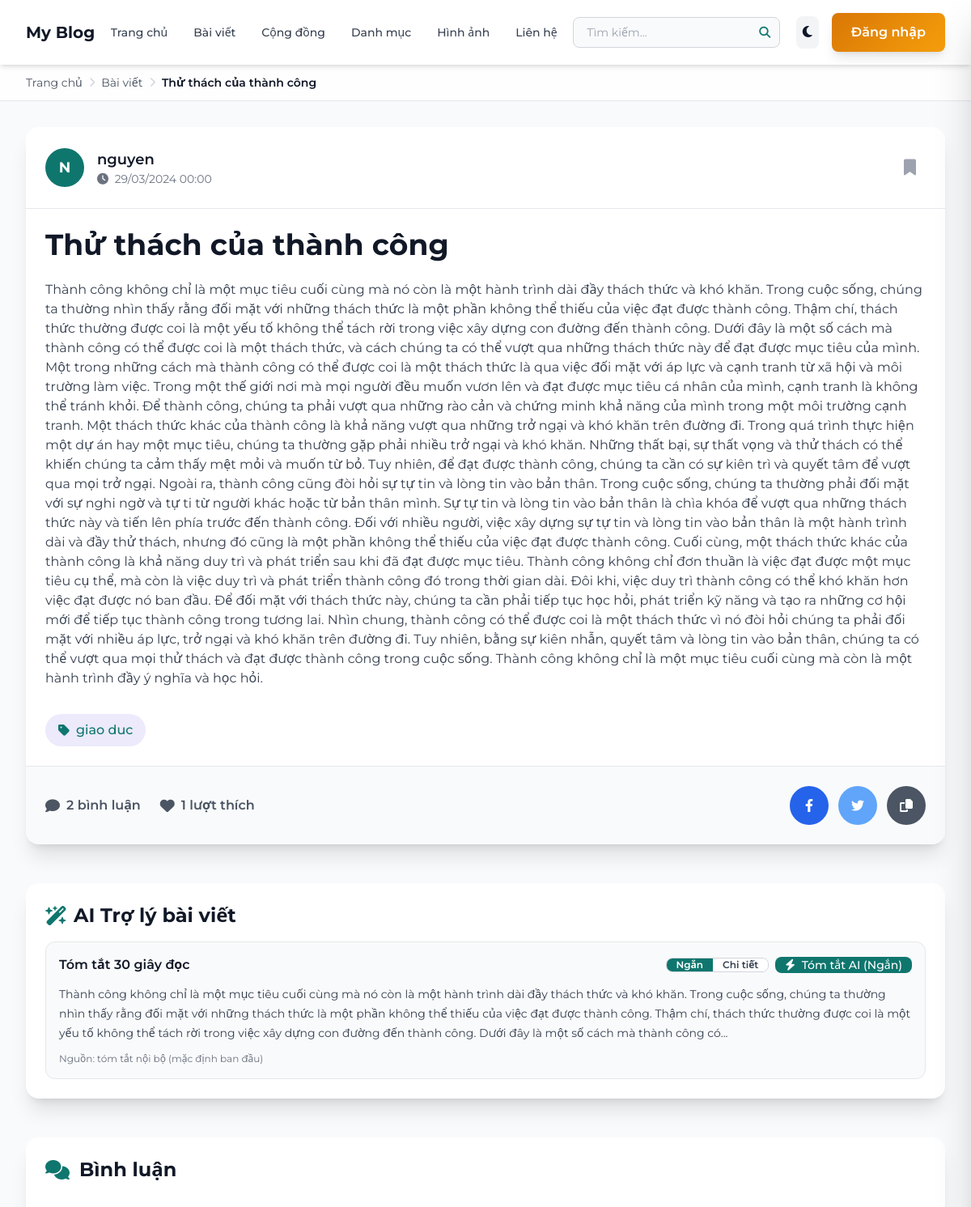
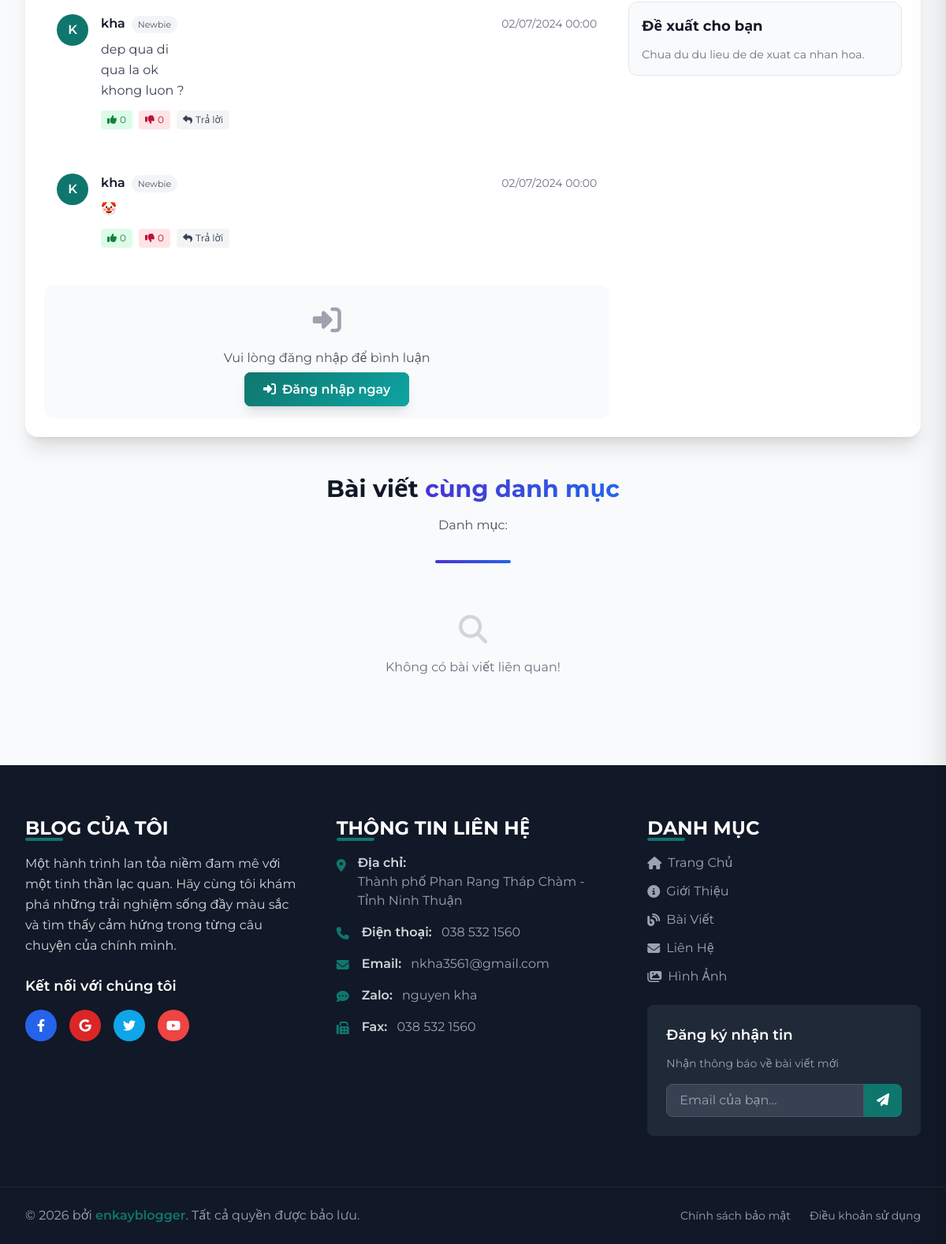
The page /project/post/post-16 on the database its author committed (2 pictures, top to bottom).
### tables this page shows
CREATE TABLE `posts` (
  `id` int(100) NOT NULL,
  `admin_id` int(100) NOT NULL,
  `name` varchar(100) NOT NULL,
  `title` varchar(100) NOT NULL,
  `slug` varchar(255) DEFAULT NULL,
  `content` varchar(10000) NOT NULL,
  `category` varchar(50) NOT NULL,
  `image` varchar(100) NOT NULL,
  `date` date NOT NULL,
  `status` varchar(10) NOT NULL,
  `tag_id` int(11) DEFAULT NULL
);

CREATE TABLE `comments` (
  `id` int(100) NOT NULL,
  `post_id` int(100) NOT NULL,
  `admin_id` int(100) NOT NULL,
  `user_id` int(100) NOT NULL,
  `user_name` varchar(50) NOT NULL,
  `comment` varchar(1000) NOT NULL,
  `date` date NOT NULL
);

### project/static/view_post.php (the view, shortened to what the rows shown need)
<?php
include_once '../components/feature_engine.php';
include '../components/save_post.php';
$slug_param = isset($_GET['slug']) ? trim($_GET['slug']) : '';
$get_id = 0;
$current_post = null;
if ($slug_param !== '') {
    try {
        $select_by_slug = $conn->prepare("SELECT id, title, content, slug FROM `posts` WHERE status = ? AND slug = ? LIMIT 1");
        $select_by_slug->execute(['active', $slug_param]);
        $current_post = $select_by_slug->fetch(PDO::FETCH_ASSOC);
        if ($current_post) {
            $get_id = (int)$current_post['id'];
        }
    } catch (Exception $e) {
    }
}
$aiSummary = blog_generate_quick_summary($current_post['content']);
if (!function_exists('render_comment_branch')) {
    function render_comment_branch($nodesByParent, $parentId, $user_id, $get_id, $depth = 0)
    {
        foreach ($nodesByParent[$parentId] as $fetch_comments) {
            $commentId = (int)$fetch_comments['id'];
            $isOwner = (string)$fetch_comments['user_id'] === (string)$user_id;
            $badge = blog_user_badge($fetch_comments['interaction_score'] ?? 0);
            $mlClass = $depth > 0 ? 'ml-5 md:ml-8 border-l-2 border-main/30 pl-4 comment-reply-item' : '';
            echo '<div data-comment-id="' . $commentId . '" class="' . $mlClass . ' flex space-x-4 p-4 rounded-xl transition-all duration-300 hover:bg-gray-50 dark:hover:bg-gray-700/50 ' . ($isOwner ? 'bg-main/5 border border-main/20' : '') . '">';
            echo '<div class="w-10 h-10 bg-main rounded-full flex items-center justify-center text-white font-semibold flex-shrink-0">' . htmlspecialchars(strtoupper(substr((string)$fetch_comments['user_name'], 0, 1)), ENT_QUOTES, 'UTF-8') . '</div>';
            echo '<div class="flex-1">';
            echo '<div class="flex items-center justify-between mb-2">';
            echo '<div><span class="font-semibold text-gray-900 dark:text-white">' . htmlspecialchars((string)$fetch_comments['user_name'], ENT_QUOTES, 'UTF-8') . '</span>';
            echo '<span class="ml-2 px-2 py-1 text-[11px] rounded-full ' . htmlspecialchars($badge['class'], ENT_QUOTES, 'UTF-8') . '">' . htmlspecialchars($badge['label'], ENT_QUOTES, 'UTF-8') . '</span>';
            echo '</div>';
            echo '<div class="flex items-center space-x-2"><span class="text-sm text-gray-500 dark:text-gray-400">' . htmlspecialchars(date('d/m/Y H:i', strtotime((string)$fetch_comments['date'])), ENT_QUOTES, 'UTF-8') . '</span>';
            echo '</div></div>';
            echo '<div class="text-gray-700 dark:text-gray-300 leading-relaxed">' . nl2br(htmlspecialchars((string)$fetch_comments['comment'], ENT_QUOTES, 'UTF-8')) . '</div>';
            echo '<div class="mt-3 flex items-center gap-2 flex-wrap" data-comment-actions>';
            echo '<button type="button" data-comment-vote data-vote-type="up" data-comment-id="' . $commentId . '" class="px-2 py-1 rounded bg-green-100 text-green-700 text-xs hover:bg-green-200"><i class="fas fa-thumbs-up mr-1"></i><span id="comment-like-count-' . $commentId . '">' . (int)$fetch_comments['up_count'] . '</span></button>';
            echo '<button type="button" data-comment-vote data-vote-type="down" data-comment-id="' . $commentId . '" class="px-2 py-1 rounded bg-rose-100 text-rose-700 text-xs hover:bg-rose-200"><i class="fas fa-thumbs-down mr-1"></i><span id="comment-dislike-count-' . $commentId . '">' . (int)$fetch_comments['down_count'] . '</span></button>';
            if ($user_id !== '') {
                echo '<button type="button" class="px-2 py-1 rounded bg-gray-100 text-gray-700 text-xs hover:bg-gray-200" onclick="replyToComment(' . $commentId . ')"><i class="fas fa-reply mr-1"></i>Trả lời</button>';
            } else {
                echo '<a href="login.php" class="px-2 py-1 rounded bg-gray-100 text-gray-700 text-xs hover:bg-gray-200 inline-flex items-center"><i class="fas fa-reply mr-1"></i>Trả lời</a>';
            }
            echo '</div></div></div>';
        }
    }
}
?>
<?php include '../components/layout_header.php'; ?>
<main class="min-h-screen bg-gray-50 dark:bg-gray-900">
    <div class="container-custom py-8">
        <article class="bg-white dark:bg-gray-800 rounded-2xl shadow-xl overflow-hidden mb-12">
            <?php
            $select_posts = $conn->prepare("SELECT * FROM `posts` WHERE status = ? AND id = ?");
            $select_posts->execute(['active', $get_id]);
            if ($select_posts->rowCount() > 0) {
                while ($fetch_posts = $select_posts->fetch(PDO::FETCH_ASSOC)) {
                    $post_id = $fetch_posts['id'];
                    $count_post_comments = $conn->prepare("SELECT * FROM `comments` WHERE post_id = ?");
                    $count_post_comments->execute([$post_id]);
                    $total_post_comments = $count_post_comments->rowCount();
                    $count_post_likes = $conn->prepare("SELECT * FROM `likes` WHERE post_id = ?");
                    $count_post_likes->execute([$post_id]);
                    $total_post_likes = $count_post_likes->rowCount();
                    $confirm_likes = $conn->prepare("SELECT * FROM `likes` WHERE user_id = ? AND post_id = ?");
                    $confirm_likes->execute([$user_id, $post_id]);
                    $confirm_save = $conn->prepare("SELECT * FROM `favorite_posts` WHERE user_id = ? AND post_id = ?");
                    $confirm_save->execute([$user_id, $post_id]);
            ?>
                    <form method="post" action="">
                        <div class="p-6 border-b border-gray-200 dark:border-gray-600">
                            <div class="flex items-center justify-between">
                                <div class="flex items-center space-x-4">
                                    <div class="w-12 h-12 bg-main rounded-full flex items-center justify-center text-white font-bold text-lg">
                                        <?= strtoupper(substr($fetch_posts['name'], 0, 1)) ?>
                                    </div>
                                    <div>
                                        <a href="author_posts.php?author=<?= $fetch_posts['name']; ?>"
                                            class="text-lg font-semibold text-gray-900 dark:text-white hover:text-main transition-colors">
                                            <?= $fetch_posts['name']; ?>
                                        </a>
                                        <div class="text-gray-500 dark:text-gray-400 text-sm">
                                            <i class="fas fa-clock mr-1"></i>
                                            <?= date('d/m/Y H:i', strtotime($fetch_posts['date'])); ?>
                                        </div>
                                    </div>
                                </div>
                                <button type="submit" name="save_post"
                                    class="p-3 rounded-full hover:bg-gray-100 dark:hover:bg-gray-700 transition-colors group">
                                    <i class="fas fa-bookmark text-xl <?= $confirm_save->rowCount() > 0 ? 'text-yellow-500' : 'text-gray-400 group-hover:text-yellow-500' ?> transition-colors"></i>
                                </button>
                            </div>
                        </div>
                        <div class="p-6">
                            <h1 class="text-3xl md:text-4xl font-bold text-gray-900 dark:text-white mb-6">
                                <?= $fetch_posts['title']; ?>
                            </h1>
                            <div class="prose prose-lg max-w-none text-gray-700 dark:text-gray-300 mb-8">
                                <?= html_entity_decode((string)$fetch_posts['content'], ENT_QUOTES | ENT_HTML5, 'UTF-8'); ?>
                            </div>
                            <a href="category.php?category=<?= $fetch_posts['category']; ?>"
                                class="inline-flex items-center space-x-2 bg-main/10 text-main px-4 py-2 rounded-full font-medium hover:bg-main/20 transition-colors">
                                <i class="fas fa-tag"></i>
                                <span><?= $fetch_posts['category']; ?></span>
                            </a>
                        </div>
                        <div class="p-6 border-t border-gray-200 dark:border-gray-600 bg-gray-50 dark:bg-gray-700/50">
                            <div class="flex items-center justify-between">
                                <div class="flex items-center space-x-6">
                                    <div class="flex items-center space-x-2 text-gray-600 dark:text-gray-400">
                                        <i class="fas fa-comment text-lg"></i>
                                        <span class="font-semibold"><?= $total_post_comments; ?> bình luận</span>
                                    </div>
                                    <button type="submit" name="like_post"
                                        class="flex items-center space-x-2 hover:text-red-500 transition-colors <?= $confirm_likes->rowCount() > 0 ? 'text-red-500' : 'text-gray-600 dark:text-gray-400' ?>">
                                        <i class="fas fa-heart text-lg"></i>
                                        <span class="font-semibold"><?= $total_post_likes; ?> lượt thích</span>
                                    </button>
                                </div>
                                <div class="flex items-center space-x-3">
                                    <button type="button" onclick="sharePost('facebook')"
                                        class="social-icon bg-blue-600 hover:bg-blue-700">
                                        <i class="fab fa-facebook-f"></i>
                                    </button>
                                    <button type="button" onclick="sharePost('twitter')"
                                        class="social-icon bg-blue-400 hover:bg-blue-500">
                                        <i class="fab fa-twitter"></i>
                                    </button>
                                    <button type="button" onclick="sharePost('copy')"
                                        class="social-icon bg-gray-600 hover:bg-gray-700">
                                        <i class="fas fa-copy"></i>
                                    </button>
                                </div>
                            </div>
                        </div>
                    </form>
            <?php
                }
            } else {
                echo '<div class="text-center py-16">';
                echo '<i class="fas fa-exclamation-triangle text-6xl text-gray-300 dark:text-gray-600 mb-4"></i>';
                echo '<p class="text-xl text-gray-500 dark:text-gray-400">Bài viết không tồn tại!</p>';
                echo '</div>';
            }
            ?>
        </article>
        <section class="bg-white dark:bg-gray-800 rounded-2xl shadow-xl p-6 mb-12">
            <h2 class="text-2xl font-bold text-gray-900 dark:text-white mb-4 flex items-center gap-2">
                <i class="fas fa-wand-magic-sparkles text-main"></i>
                AI Trợ lý bài viết
            </h2>
            <div class="rounded-xl border border-gray-200 dark:border-gray-700 p-4 bg-gray-50 dark:bg-gray-700/30">
                <div class="flex flex-wrap items-center justify-between gap-3 mb-3">
                    <h3 class="font-semibold text-gray-900 dark:text-white">Tóm tắt 30 giây đọc</h3>
                    <div class="flex items-center gap-2">
                    </div>
                </div>
                <p id="aiSummaryText" class="text-sm text-gray-700 dark:text-gray-300 leading-6 whitespace-pre-line"><?= htmlspecialchars($aiSummary, ENT_QUOTES, 'UTF-8'); ?></p>
                <p id="aiSummaryMeta" class="mt-3 text-xs text-gray-500 dark:text-gray-400">Nguồn: tóm tắt nội bộ (mặc định ban đầu)</p>
            </div>
        </section>
        <section class="bg-white dark:bg-gray-800 rounded-2xl shadow-xl p-6 mb-12">
            <h2 class="text-2xl font-bold text-gray-900 dark:text-white mb-8 flex items-center">
                <i class="fas fa-comments mr-3 text-main"></i>
                Bình luận
            </h2>
            <div class="grid grid-cols-1 lg:grid-cols-3 gap-6">
                <div class="lg:col-span-2 flex flex-col">
                    <div id="commentsList" class="space-y-6 order-1">
                        <?php
                        $select_comments = $conn->prepare("SELECT c.*, COALESCE(u.level_of_interaction, 0) AS interaction_score,
                    COALESCE((SELECT SUM(v.vote) FROM comment_votes v WHERE v.comment_id = c.id), 0) AS vote_score,
                    COALESCE((SELECT SUM(CASE WHEN v.vote = 1 THEN 1 ELSE 0 END) FROM comment_votes v WHERE v.comment_id = c.id), 0) AS up_count,
                    COALESCE((SELECT SUM(CASE WHEN v.vote = -1 THEN 1 ELSE 0 END) FROM comment_votes v WHERE v.comment_id = c.id), 0) AS down_count
                    FROM `comments` c
                    LEFT JOIN `users` u ON u.id = c.user_id
                    WHERE c.post_id = ?
                    ORDER BY c.date DESC");
                        $select_comments->execute([$get_id]);
                        $allComments = $select_comments->fetchAll(PDO::FETCH_ASSOC);
                        if (!empty($allComments)) {
                            $nodesByParent = [];
                            foreach ($allComments as $commentRow) {
                                $parentId = isset($commentRow['parent_comment_id']) && (int)$commentRow['parent_comment_id'] > 0
                                    ? (int)$commentRow['parent_comment_id']
                                    : 0;
                                if (!isset($nodesByParent[$parentId])) {
                                    $nodesByParent[$parentId] = [];
                                }
                                $nodesByParent[$parentId][] = $commentRow;
                            }
                            render_comment_branch($nodesByParent, 0, $user_id, $get_id, 0);
                        } else {
                            echo '<div id="commentEmptyState" class="text-center py-8">';
                            echo '<i class="fas fa-comment-slash text-4xl text-gray-300 dark:text-gray-600 mb-4"></i>';
                            echo '<p class="text-gray-500 dark:text-gray-400">Chưa có bình luận nào. Hãy là người đầu tiên bình luận!</p>';
                            echo '</div>';
                        }
                        ?>
                    </div>
                </div>
            </div>
        </section>
        <section class="mb-12">
            <h2 class="text-3xl font-bold text-gray-900 dark:text-white mb-4 text-center">
                Bài viết <span class="gradient-text">cùng danh mục</span>
            </h2>
        </section>
    </div>
</main>
<?php include '../components/layout_footer.php'; ?>

### rows shown on the page
posts: name "N", name "nguyen", date "29/03/2024 00:00", title "Thử thách của thành công", content "Thành công không chỉ là một mục tiêu cuối cùng mà nó còn là một hành trình dài đầy thách thức và khó khăn. Trong cuộc sống, chúng ta thường nhìn thấy rằng đối mặt với những thách thức là một phần không thể thiếu của việc đạt được thành công. Thậm chí, thách thức thường được coi là một yếu tố không thể tách rời trong việc xây dựng con đường đến thành công. Dưới đây là một số cách mà thành công có thể được coi là một thách thức, và cách chúng ta có thể vượt qua những thách thức này để đạt được mục tiêu của mình. Một trong những cách mà thành công có thể được coi là một thách thức là qua việc đối mặt với áp lực và cạnh tranh từ xã hội và môi trường làm việc. Trong một thế giới nơi mà mọi người…", category "giao duc", total_post_comments "2", total_post_likes "1", content "Thành công không chỉ là một mục tiêu cuối cùng mà nó còn là một hành trình dài đầy thách thức và khó khăn. Trong cuộc sống, chúng ta thường nhìn thấy rằng đối mặt với những thách thức là một phần không thể thiếu của việc đạt được thành công. Thậm chí, thách thức thường được coi là một yếu tố không thể tách rời trong việc xây dựng con đường đến thành công. Dưới đây là một số cách mà thành công có..."
comments: user_name "K", user_name "kha", label "Newbie", date "02/07/2024 00:00", comment "dep qua di qua la ok khong luon ?", up_count "0", down_count "0"
comments: user_name "K", user_name "kha", label "Newbie", date "02/07/2024 00:00", comment "🤡", up_count "0", down_count "0"

### other values the page prints
$item['title'] "Trang chủ"
$item['title'] "Bài viết"
$item['title'] "Thử thách của thành công"
$diachi_text "Thành phố Phan Rang Tháp Chàm - Tỉnh Ninh Thuận"
$dienthoai_text "038 532 1560"
$email_text "nkha3561@gmail.com"
$name_text "nguyen kha"
$fax_text "038 532 1560"
$footer_text "enkayblogger"
